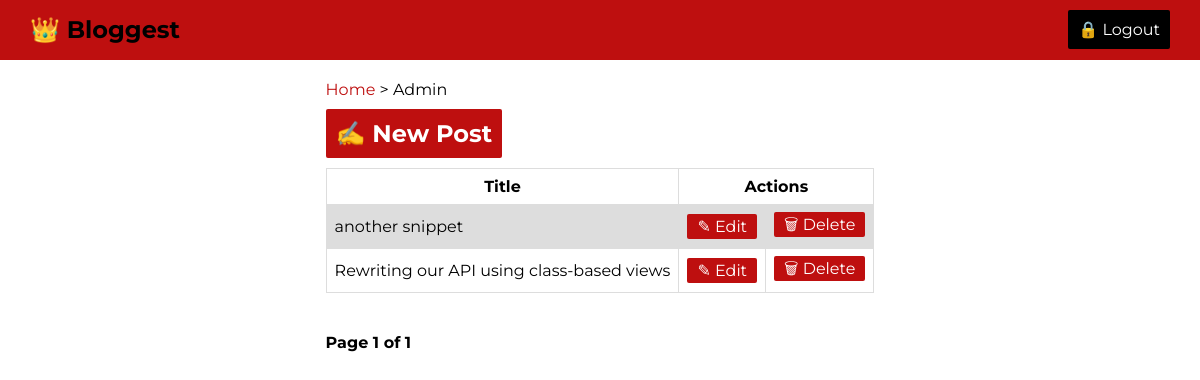
The page /dashboard/ (signed in) on the database its author committed.
### blog/models.py (models this page shows, shortened)
class Post(models.Model):
    title = models.CharField(max_length=200)
    content = models.TextField()
    pub_date = models.DateTimeField(auto_now_add=True)
    view_count = models.PositiveIntegerField(default=0)
    author = models.ForeignKey(User,on_delete=models.CASCADE)
    category = models.ForeignKey(Category,on_delete=models.CASCADE)

### blog/views.py (the view)
# urls.py: path('dashboard/',Dashboard.as_view(),name='dashboard'),
@method_decorator(login_required,name='dispatch')#lookout for get,put,post,delete
class Dashboard(PageContentMixin,View):
    page_title='dashboard'
    def get(self, request,*args,**kwargs):
        view = PostList.as_view(
            template_name='blog/admin_page.html',
            paginate_by=4
            )
        return view(request,*args,**kwargs)

### blog/views.py (called while the page is built)
    def get_context_data(self,**kwargs):
        context=super().get_context_data()
        context['page_title'] =self.page_title
        return context

### blog/templates/blog/admin_page.html
{% extends 'blog/base.html' %}
{% block breadcrumb %}{{ block.super }} > Admin{% endblock %}
{% block content %}
    <div class="blog-table">
        <h2><a href="{%url 'blog:create' %}">&#9997 New Post</a></h2>
        <table>
            <tr>
                <th>Title</th>
                <th colspan="2">Actions</th>
            </tr>
            {%for post in posts%}
            <tr>
                <td>{{post.title}}</td>
                <td><a href="{%url 'blog:edit' post.pk%}">&#9998 Edit</a></td>
                <td><a href="{%url 'blog:delete' post.pk%}">&#128465 Delete</a></td>
            </tr>
            {%endfor%}
        </table>
    </div>
    {% include 'blog/pagination_links.html' %}
{% endblock %}

### blog/static/blog/css/style.css (style rules this page uses)
:root { --primary: rgb(190, 15, 15); --primary-light: rgb(212, 47, 47); --secondary: #000; --light-dark: #3d3d3d; --lighter-dark: #5e5d5d; }
body { font-family: 'Montserrat', sans-serif; }
h2 { margin: 0; }
a { text-decoration: none; color: var(--secondary); }
.content-wrapper > div { grid-column: 2; max-width: 780px; margin: 20px 0; }
.blog-table h2 a { color: #fff; padding: 10px; background-color: var(--primary); border-radius: 2px; }
table { width: 100%; margin-top: 20px; }
td, th { border: 1px solid #dddddd; padding: 8px; }
tr:nth-child(even) { background-color: #dddddd; }
td > a { color: #fff; padding: 3px 10px; background-color: var(--primary); border-radius: 2px; }

### rows shown on the page
Post: title "another snippet"
Post: title "Rewriting our API using class-based views"

### other values the page prints
{{ page_obj.number }} "1"
{{ page_obj.paginator.num_pages }} "1"
